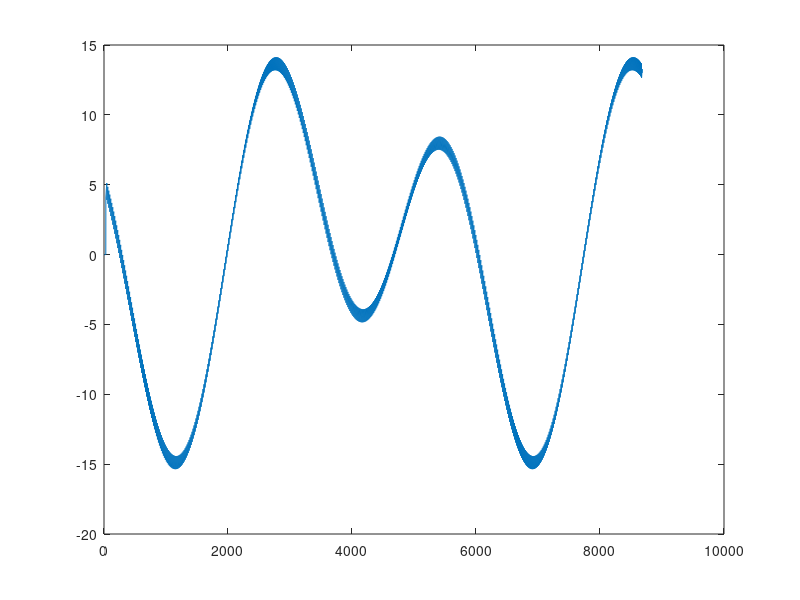
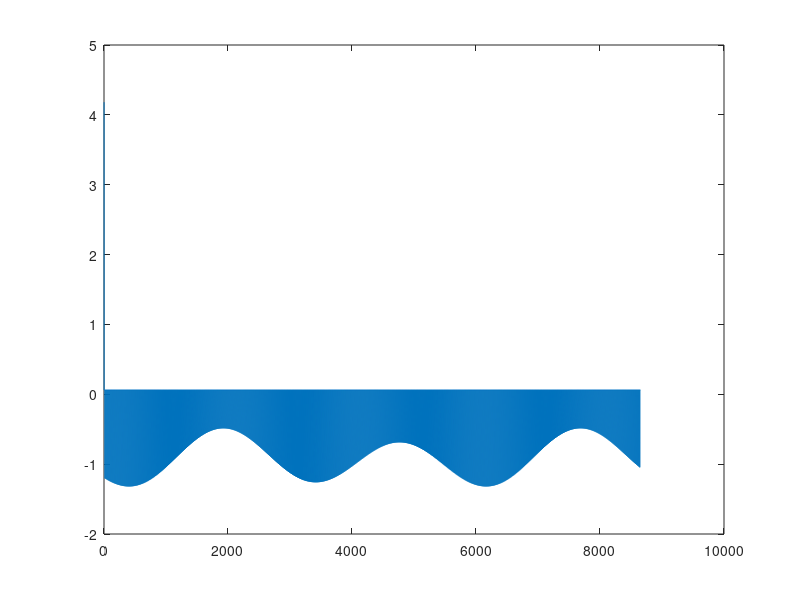
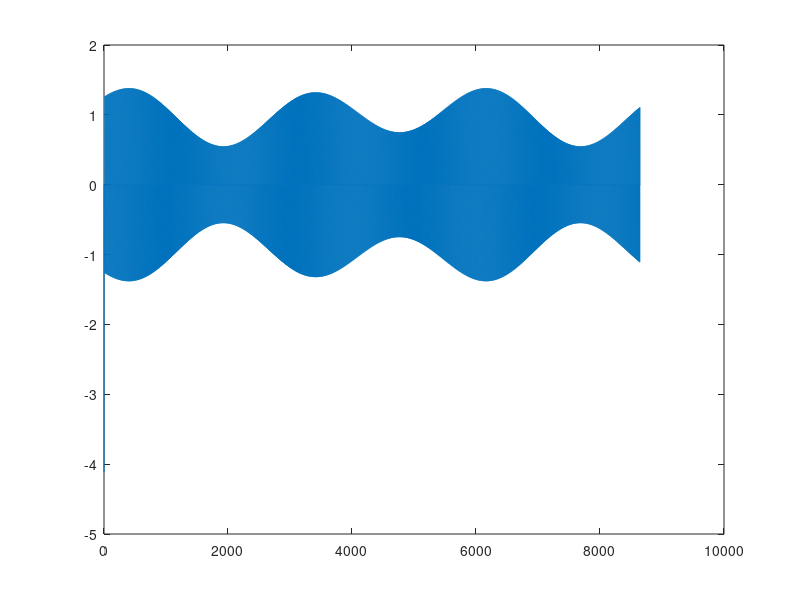

MATLAB code for these plots, in order:
clear
clc
p = csvread('output.csv');
[m,n] = size(p);
v1 = p(1,30:n-1);
p1 = p(1,29:n-2);
v = v1-p1;
[m1,n1] = size(v);
a1 = v(2:n1);
a2 = v(1:n1-1);
a = a1-a2;
plot(p)
figure
plot(v)
figure
plot(a)